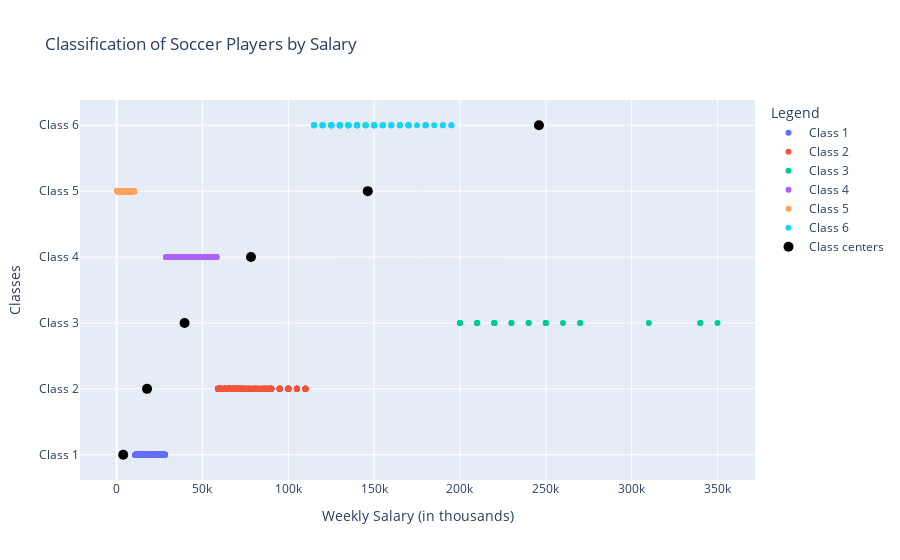

Notebook source saved alongside this figure:
### Code cell
# Hypothetical weekly salaries of soccer players (in thousands of dollars)
salaries = np.array(salaries).reshape(-1, 1)

# Number of classes we want to divide the players into
num_classes = 6

# Perform k-means clustering
kmeans = KMeans(n_clusters=num_classes, random_state=0).fit(salaries)

# The cluster centers (average salary for each class)
centers = np.sort(kmeans.cluster_centers_.flatten())

# Predict the class for each player
labels = kmeans.predict(salaries)

# Prepare plotly data
data = []
for i in range(num_classes):
    class_salaries = salaries[labels == i].flatten()
    class_name = f'Class {i + 1}'
    data.append(go.Scatter(x=class_salaries, y=[class_name] * len(class_salaries), mode='markers', name=class_name))

# Add cluster centers to the plot
data.append(go.Scatter(x=centers, y=[f'Class {i + 1}' for i in range(num_classes)], mode='markers', marker=dict(color='black', size=10), name='Class centers'))

# Create the figure
fig = go.Figure(data=data)
fig.update_layout(title='Classification of Soccer Players by Salary', xaxis_title='Weekly Salary (in thousands)', yaxis_title='Classes', legend_title='Legend')
fig.show()

### Figure 1 — Plotly figure (JSON) as saved in the notebook; plotly's stock layout.template omitted (floating-point values rounded to 4 significant figures; data arrays with more than 128 entries replaced by an {"elided": "..."} marker saying what was removed)
{"data": [{"mode": "markers", "name": "Class 1", "type": "scatter", "x": {"elided": "1744 int values"}, "y": {"elided": "1744 str values"}}, {"mode": "markers", "name": "Class 2", "type": "scatter", "x": {"elided": "319 int values"}, "y": {"elided": "319 str values"}}, {"mode": "markers", "name": "Class 3", "type": "scatter", "x": [220000, 220000, 210000, 230000, 220000, 220000, 340000, 250000, 200000, 240000, 200000, 270000, 240000, 230000, 210000, 310000, 200000, 210000, 250000, 210000, 250000, 270000, 340000, 350000, 260000], "y": ["Class 3", "Class 3", "Class 3", "Class 3", "Class 3", "Class 3", "Class 3", "Class 3", "Class 3", "Class 3", "Class 3", "Class 3", "Class 3", "Class 3", "Class 3", "Class 3", "Class 3", "Class 3", "Class 3", "Class 3", "Class 3", "Class 3", "Class 3", "Class 3", "Class 3"]}, {"mode": "markers", "name": "Class 4", "type": "scatter", "x": {"elided": "757 int values"}, "y": {"elided": "757 str values"}}, {"mode": "markers", "name": "Class 5", "type": "scatter", "x": {"elided": "4905 int values"}, "y": {"elided": "4905 str values"}}, {"mode": "markers", "name": "Class 6", "type": "scatter", "x": [130000, 115000, 115000, 150000, 185000, 170000, 150000, 130000, 175000, 135000, 130000, 135000, 180000, 140000, 155000, 130000, 115000, 150000, 125000, 120000, 135000, 125000, 165000, 155000, 135000, 140000, 125000, 135000, 135000, 130000, 140000, 170000, 145000, 145000, 120000, 125000, 155000, 140000, 165000, 125000, 140000, 150000, 180000, 130000, 120000, 140000, 150000, 140000, 125000, 180000, 145000, 115000, 170000, 130000, 150000, 190000, 155000, 195000, 160000, 120000, 170000, 145000, 165000, 125000, 140000, 170000, 160000, 160000, 135000, 190000, 140000, 125000, 130000, 195000, 135000, 180000, 150000, 165000], "y": ["Class 6", "Class 6", "Class 6", "Class 6", "Class 6", "Class 6", "Class 6", "Class 6", "Class 6", "Class 6", "Class 6", "Class 6", "Class 6", "Class 6", "Class 6", "Class 6", "Class 6", "Class 6", "Class 6", "Class 6", "Class 6", "Class 6", "Class 6", "Class 6", "Class 6", "Class 6", "Class 6", "Class 6", "Class 6", "Class 6", "Class 6", "Class 6", "Class 6", "Class 6", "Class 6", "Class 6", "Class 6", "Class 6", "Class 6", "Class 6", "Class 6", "Class 6", "Class 6", "Class 6", "Class 6", "Class 6", "Class 6", "Class 6", "Class 6", "Class 6", "Class 6", "Class 6", "Class 6", "Class 6", "Class 6", "Class 6", "Class 6", "Class 6", "Class 6", "Class 6", "Class 6", "Class 6", "Class 6", "Class 6", "Class 6", "Class 6", "Class 6", "Class 6", "Class 6", "Class 6", "Class 6", "Class 6", "Class 6", "Class 6", "Class 6", "Class 6", "Class 6", "Class 6"]}, {"marker": {"color": "black", "size": 10}, "mode": "markers", "name": "Class centers", "type": "scatter", "x": [3834.0, 17720.0, 39580.0, 78250.0, 146300.0, 246000], "y": ["Class 1", "Class 2", "Class 3", "Class 4", "Class 5", "Class 6"]}], "layout": {"legend": {"title": {"text": "Legend"}}, "title": {"text": "Classification of Soccer Players by Salary"}, "xaxis": {"title": {"text": "Weekly Salary (in thousands)"}}, "yaxis": {"title": {"text": "Classes"}}}}
